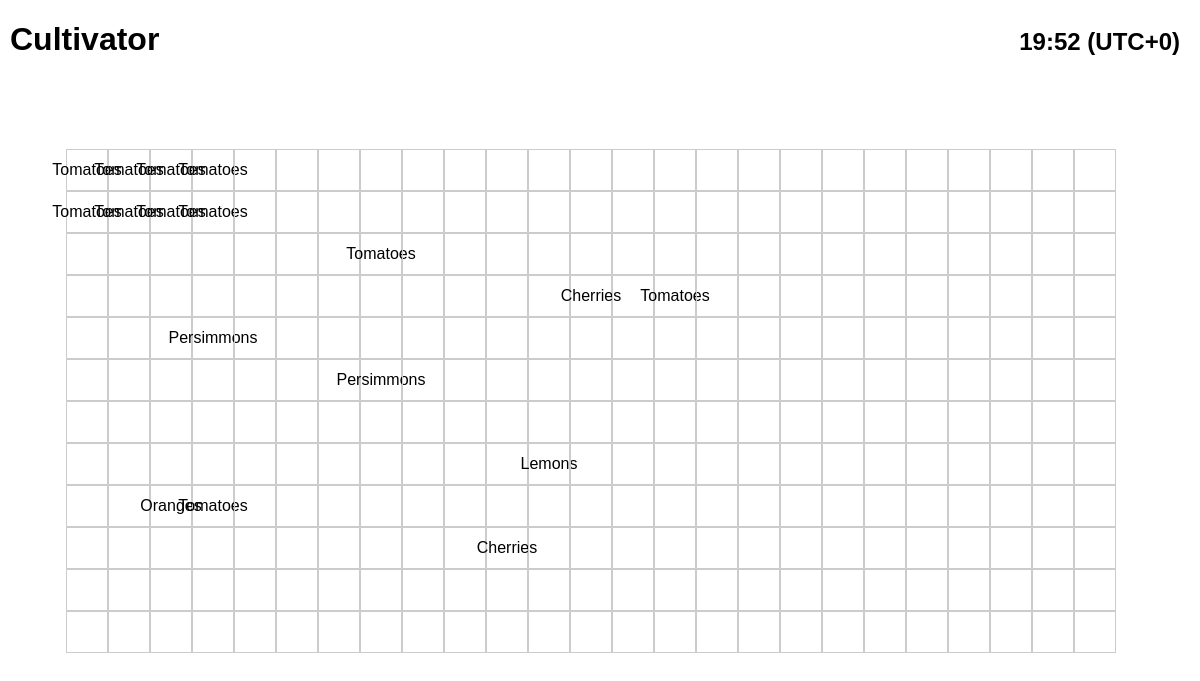
The app's page /display_grid/4 with its own data.
### tables this page shows
CREATE TABLE grid_cells (
                        id INTEGER PRIMARY KEY AUTOINCREMENT,
                        grid_id INTEGER NOT NULL,
                        row_index INTEGER NOT NULL,
                        column_index INTEGER NOT NULL,
                        content TEXT,
                        FOREIGN KEY(grid_id) REFERENCES crop_grids(id)
                     );

### main.py (the view)
@app.route('/display_grid/<int:grid_id>', methods=['GET', 'POST'])
def display_grid(grid_id):
    db = get_db()
    c = db.cursor()
    c.execute('''SELECT * FROM crop_grids WHERE id = ?''', (grid_id,))
    grid = c.fetchone()
    width = grid[2]  # width is index 3 in the DB table
    height = grid[3]  # height is index 2 in the DB table
    c.execute('''SELECT row_index, column_index, content FROM grid_cells WHERE grid_id = ?''', (grid_id,))
    cells = c.fetchall()
    cell_contents = {(cell[0], cell[1]): cell[2] for cell in cells}
    return render_template('display_grid.html', width=width, height=height, cell_contents=cell_contents, grid_id=grid_id)

### main.py (called while the page is built)
def get_db():
    db = getattr(g, '_database', None)
    if db is None:
        db = g._database = sqlite3.connect(app.config['DATABASE'])
    return db

@app.teardown_appcontext
def close_connection(exception):
    db = getattr(g, '_database', None)
    if db is not None:
        db.close()

### templates/display_grid.html (shortened to what this page needs)
<!DOCTYPE html>
<html>
<head>
</head>
<body>
    <div class="header">
        <a href=".."><h1>Cultivator</h1></a>
    </div>
    <div class="clock" id="clock"></div>
    <div class="grid-container">
        {% for i in range(height) %}
            {% for j in range(width) %}
                <div class="grid-cell" data-row="{{ i }}" data-column="{{ j }}" data-grid-id="{{ grid_id }}">
                    {% if (i, j) in cell_contents %}
                        {{ cell_contents[(i, j)] }}
                    {% endif %}
                </div>
            {% endfor %}
        {% endfor %}
    </div>
</body>
</html>

### records on screen
grid_cells: content "Tomatoes"
grid_cells: content "Tomatoes"
grid_cells: content "Tomatoes"
grid_cells: content "Tomatoes"
grid_cells: content "Tomatoes"
grid_cells: content "Tomatoes"
grid_cells: content "Tomatoes"
grid_cells: content "Tomatoes"
grid_cells: content "Tomatoes"
grid_cells: content "Cherries"
grid_cells: content "Tomatoes"
grid_cells: content "Persimmons"
grid_cells: content "Persimmons"
